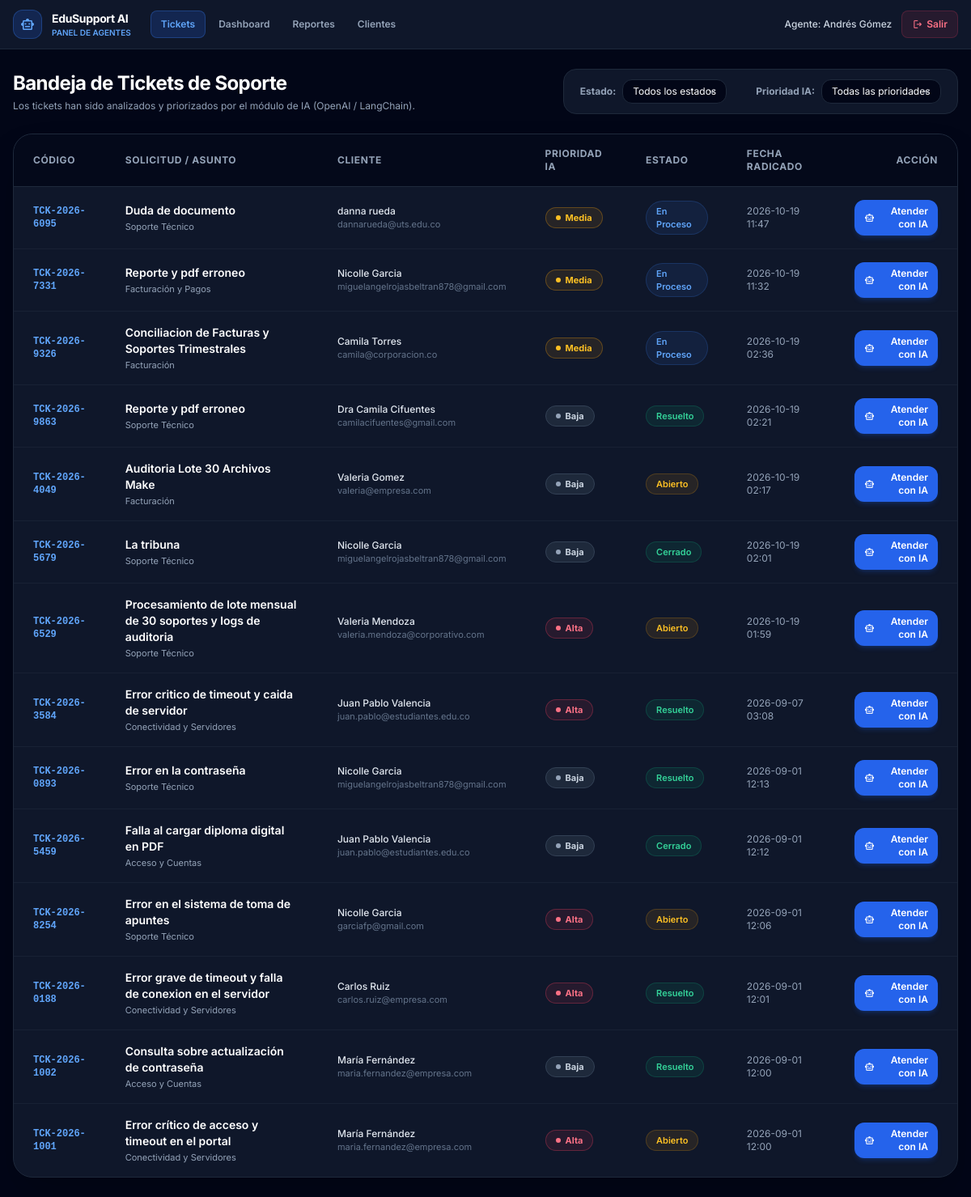
The app's page /agente/tickets with its own data.
### app/models.py (models this page shows)
class Ticket(Base):
    __tablename__ = "tbl_ticket"
    id_ticket = Column(Integer, primary_key=True, index=True, autoincrement=True)
    codigo_seguimiento = Column(String(20), unique=True, nullable=False, index=True)
    id_cliente = Column(Integer, ForeignKey("tbl_cliente.id_cliente"), nullable=False)
    titulo = Column(String(200), nullable=False)
    descripcion = Column(Text, nullable=False)
    categoria_preliminar = Column(String(50), default="General")
    prioridad = Column(String(20), default="Media") # Alta, Media, Baja
    estado = Column(String(20), default="Abierto") # Abierto, En Proceso, Resuelto, Cerrado
    id_agente_asignado = Column(Integer, ForeignKey("tbl_usuario_agente.id_agente"), nullable=True)
    respuesta_oficial = Column(Text, nullable=True)
    fecha_creacion = Column(DateTime, default=datetime.utcnow)
    fecha_actualizacion = Column(DateTime, default=datetime.utcnow, onupdate=datetime.utcnow)
    cliente = relationship("Cliente", back_populates="tickets")
    agente_asignado = relationship("UsuarioAgente", back_populates="tickets_asignados")
    sugerencia_ia = relationship("SugerenciaIA", back_populates="ticket", uselist=False)
    lotes = relationship("LoteArchivos", back_populates="ticket", cascade="all, delete-orphan")
    mensajes = relationship("MensajeTicket", back_populates="ticket", cascade="all, delete-orphan", order_by="MensajeTicket.fecha_envio.asc()")
    calificacion = relationship("CalificacionTicket", back_populates="ticket", uselist=False, cascade="all, delete-orphan")

class Cliente(Base):
    __tablename__ = "tbl_cliente"
    id_cliente = Column(Integer, primary_key=True, index=True, autoincrement=True)
    nombre_completo = Column(String(150), nullable=False)
    correo_electronico = Column(String(100), nullable=False, index=True)
    telefono = Column(String(20), nullable=True)
    empresa_organizacion = Column(String(150), nullable=True)
    acepta_tratamiento_datos = Column(Boolean, default=False)
    fecha_autorizacion_datos = Column(DateTime, nullable=True)
    fecha_registro = Column(DateTime, default=datetime.utcnow)
    tickets = relationship("Ticket", back_populates="cliente")

### app/main.py (the view)
@app.get("/agente/tickets", response_class=HTMLResponse)
def page_lista_tickets(request: Request, estado: Optional[str] = "Todos", prioridad: Optional[str] = "Todas", db: Session = Depends(get_db)):
    tickets = crud.get_tickets(db, estado=estado, prioridad=prioridad)
    return templates.TemplateResponse(request=request, name="lista_tickets.html", context={
        "tickets": tickets,
        "estado_filtro": estado,
        "prioridad_filtro": prioridad
    })

### app/templates/lista_tickets.html (shortened to what this page needs)
<!DOCTYPE html>
<html lang="es" class="h-full bg-slate-950 text-slate-100">
<head>
    <script src="https://cdn.tailwindcss.com?plugins=forms,container-queries"></script>
</head>
<body class="min-h-full flex flex-col justify-between">
    <header class="border-b border-slate-800 bg-slate-900 sticky top-0 z-50">
        <div class="max-w-7xl mx-auto px-4 py-3 flex items-center justify-between">
            <div class="flex items-center gap-6">
                <a href="/agente/tickets" class="flex items-center gap-3">
                    <div class="w-9 h-9 bg-blue-600/20 text-blue-400 rounded-xl flex items-center justify-center border border-blue-500/30">
                        <span class="material-symbols-outlined text-xl">smart_toy</span>
                    </div>
                    <div>
                        <h1 class="font-bold text-white text-sm tracking-tight">EduSupport AI</h1>
                        <p class="text-[10px] text-blue-400 font-semibold uppercase">Panel de Agentes</p>
                    </div>
                </a>
                <nav class="hidden md:flex items-center gap-1 text-xs font-semibold">
                    <a href="/agente/tickets" class="px-3 py-2 rounded-lg bg-blue-600/20 text-blue-400 border border-blue-500/30">Tickets</a>
                    <a href="/admin/dashboard" class="px-3 py-2 rounded-lg text-slate-400 hover:text-white transition">Dashboard</a>
                    <a href="/admin/reportes" class="px-3 py-2 rounded-lg text-slate-400 hover:text-white transition">Reportes</a>
                    <a href="/admin/clientes" class="px-3 py-2 rounded-lg text-slate-400 hover:text-white transition">Clientes</a>
                </nav>
            </div>
            <div class="flex items-center gap-3">
                <span class="text-xs text-slate-300 font-medium hidden sm:inline">Agente: Andrés Gómez</span>
                <a href="/" class="text-xs font-semibold text-rose-400 hover:text-rose-300 px-3 py-1.5 rounded-lg border border-rose-500/20 bg-rose-500/10 flex items-center gap-1 transition">
                    <span class="material-symbols-outlined text-sm">logout</span> Salir
                </a>
            </div>
        </div>
    </header>
    <main class="max-w-7xl mx-auto w-full px-4 py-6 flex-1">
        <div class="flex flex-wrap items-center justify-between gap-4 mb-6">
            <div>
                <h2 class="text-2xl font-bold text-white tracking-tight">Bandeja de Tickets de Soporte</h2>
                <p class="text-xs text-slate-400 mt-1">Los tickets han sido analizados y priorizados por el módulo de IA (OpenAI / LangChain).</p>
            </div>
            <form action="/agente/tickets" method="GET" class="flex flex-wrap items-center gap-3 bg-slate-900 border border-slate-800 p-2 rounded-2xl">
                <div class="flex items-center gap-2 px-3 py-1">
                    <span class="text-xs font-bold text-slate-400">Estado:</span>
                    <select name="estado" onchange="this.form.submit()" class="bg-slate-950 border border-slate-800 rounded-xl text-xs text-white px-3 py-1.5 focus:outline-none">
                        <option value="Todos" {% if estado_filtro == 'Todos' %}selected{% endif %}>Todos los estados</option>
                    </select>
                </div>
                <div class="flex items-center gap-2 px-3 py-1">
                    <span class="text-xs font-bold text-slate-400">Prioridad IA:</span>
                    <select name="prioridad" onchange="this.form.submit()" class="bg-slate-950 border border-slate-800 rounded-xl text-xs text-white px-3 py-1.5 focus:outline-none">
                        <option value="Todas" {% if prioridad_filtro == 'Todas' %}selected{% endif %}>Todas las prioridades</option>
                    </select>
                </div>
            </form>
        </div>
        <div class="bg-slate-900 border border-slate-800 rounded-3xl overflow-hidden shadow-2xl">
            <div class="overflow-x-auto">
                <table class="w-full text-left text-xs">
                    <thead class="bg-slate-950/80 border-b border-slate-800 text-slate-400 font-bold uppercase tracking-wider">
                        <tr>
                            <th class="px-6 py-4">Código</th>
                            <th class="px-6 py-4">Solicitud / Asunto</th>
                            <th class="px-6 py-4">Cliente</th>
                            <th class="px-6 py-4">Prioridad IA</th>
                            <th class="px-6 py-4">Estado</th>
                            <th class="px-6 py-4">Fecha Radicado</th>
                            <th class="px-6 py-4 text-right">Acción</th>
                        </tr>
                    </thead>
                    <tbody class="divide-y divide-slate-800/60">
                        {% for t in tickets %}
                        <tr class="hover:bg-slate-800/40 transition">
                            <td class="px-6 py-4 font-mono font-bold text-blue-400">{{ t.codigo_seguimiento }}</td>
                            <td class="px-6 py-4">
                                <div class="font-semibold text-white text-sm mb-0.5">{{ t.titulo }}</div>
                                <div class="text-[11px] text-slate-400">{{ t.categoria_preliminar }}</div>
                            </td>
                            <td class="px-6 py-4 text-slate-300">
                                <div class="font-medium text-slate-200">{{ t.cliente.nombre_completo if t.cliente else 'Cliente' }}</div>
                                <div class="text-[11px] text-slate-500">{{ t.cliente.correo_electronico if t.cliente else '' }}</div>
                            </td>
                            <td class="px-6 py-4">
                                <span class="inline-flex items-center gap-1.5 px-3 py-1 rounded-full font-bold text-[11px]
                                    {% if t.prioridad == 'Alta' %} bg-rose-500/10 text-rose-400 border border-rose-500/30
                                    {% elif t.prioridad == 'Media' %} bg-amber-500/10 text-amber-400 border border-amber-500/30
                                    {% else %} bg-slate-800 text-slate-300 border border-slate-700 {% endif %}">
                                    <span class="w-1.5 h-1.5 rounded-full {% if t.prioridad == 'Alta' %}bg-rose-400{% elif t.prioridad == 'Media' %}bg-amber-400{% else %}bg-slate-400{% endif %}"></span>
                                    {{ t.prioridad }}
                                </span>
                            </td>
                            <td class="px-6 py-4">
                                <span class="inline-flex items-center px-3 py-1 rounded-full text-[11px] font-semibold
                                    {% if t.estado == 'Abierto' %} bg-amber-500/10 text-amber-400 border border-amber-500/20
                                    {% elif t.estado == 'En Proceso' %} bg-blue-500/10 text-blue-400 border border-blue-500/20
                                    {% else %} bg-emerald-500/10 text-emerald-400 border border-emerald-500/20 {% endif %}">
                                    {{ t.estado }}
                                </span>
                            </td>
                            <td class="px-6 py-4 text-slate-400">{{ t.fecha_creacion.strftime('%Y-%m-%d %H:%M') }}</td>
                            <td class="px-6 py-4 text-right">
                                <a href="/agente/tickets/{{ t.id_ticket }}" class="inline-flex items-center gap-1.5 bg-blue-600 hover:bg-blue-500 text-white font-semibold px-3 py-1.5 rounded-xl transition text-xs shadow-md shadow-blue-600/20">
                                    <span class="material-symbols-outlined text-sm">smart_toy</span>
                                    <span>Atender con IA</span>
                                </a>
                            </td>
                        </tr>
                        {% else %}
                        <tr>
                            <td colspan="7" class="px-6 py-12 text-center text-slate-500 text-sm">No se encontraron tickets en esta vista.</td>
                        </tr>
                        {% endfor %}
                    </tbody>
                </table>
            </div>
        </div>
    </main>
</body>
</html>

### app/templates/lista_tickets.html (style rules this page uses)
body { font-family: 'Inter', sans-serif; }

### records on screen
Ticket: codigo_seguimiento "TCK-2026-6095", titulo "Duda de documento", categoria_preliminar "Soporte Técnico", cliente "danna rueda", cliente "dannarueda@uts.edu.co", prioridad "Media", estado "En Proceso", fecha_creacion "2026-10-19 11:47"
Ticket: codigo_seguimiento "TCK-2026-7331", titulo "Reporte y pdf erroneo", categoria_preliminar "Facturación y Pagos", cliente "Nicolle Garcia", cliente "miguelangelrojasbeltran878@gmail.com", prioridad "Media", estado "En Proceso", fecha_creacion "2026-10-19 11:32"
Ticket: codigo_seguimiento "TCK-2026-9326", titulo "Conciliacion de Facturas y Soportes Trimestrales", categoria_preliminar "Facturación", cliente "Camila Torres", cliente "camila@corporacion.co", prioridad "Media", estado "En Proceso", fecha_creacion "2026-10-19 02:36"
Ticket: codigo_seguimiento "TCK-2026-9863", titulo "Reporte y pdf erroneo", categoria_preliminar "Soporte Técnico", cliente "Dra Camila Cifuentes", cliente "camilacifuentes@gmail.com", prioridad "Baja", estado "Resuelto", fecha_creacion "2026-10-19 02:21"
Ticket: codigo_seguimiento "TCK-2026-4049", titulo "Auditoria Lote 30 Archivos Make", categoria_preliminar "Facturación", cliente "Valeria Gomez", cliente "valeria@empresa.com", prioridad "Baja", estado "Abierto", fecha_creacion "2026-10-19 02:17"
Ticket: codigo_seguimiento "TCK-2026-5679", titulo "La tribuna", categoria_preliminar "Soporte Técnico", cliente "Nicolle Garcia", cliente "miguelangelrojasbeltran878@gmail.com", prioridad "Baja", estado "Cerrado", fecha_creacion "2026-10-19 02:01"
Ticket: codigo_seguimiento "TCK-2026-6529", titulo "Procesamiento de lote mensual de 30 soportes y logs de auditoria", categoria_preliminar "Soporte Técnico", cliente "Valeria Mendoza", cliente "valeria.mendoza@corporativo.com", prioridad "Alta", estado "Abierto", fecha_creacion "2026-10-19 01:59"
Ticket: codigo_seguimiento "TCK-2026-3584", titulo "Error critico de timeout y caida de servidor", categoria_preliminar "Conectividad y Servidores", cliente "Juan Pablo Valencia", cliente "juan.pablo@estudiantes.edu.co", prioridad "Alta", estado "Resuelto", fecha_creacion "2026-09-07 03:08"
Ticket: codigo_seguimiento "TCK-2026-0893", titulo "Error en la contraseña", categoria_preliminar "Soporte Técnico", cliente "Nicolle Garcia", cliente "miguelangelrojasbeltran878@gmail.com", prioridad "Baja", estado "Resuelto", fecha_creacion "2026-09-01 12:13"
Ticket: codigo_seguimiento "TCK-2026-5459", titulo "Falla al cargar diploma digital en PDF", categoria_preliminar "Acceso y Cuentas", cliente "Juan Pablo Valencia", cliente "juan.pablo@estudiantes.edu.co", prioridad "Baja", estado "Cerrado", fecha_creacion "2026-09-01 12:12"
Ticket: codigo_seguimiento "TCK-2026-8254", titulo "Error en el sistema de toma de apuntes", categoria_preliminar "Soporte Técnico", cliente "Nicolle Garcia", cliente "garciafp@gmail.com", prioridad "Alta", estado "Abierto", fecha_creacion "2026-09-01 12:06"
Ticket: codigo_seguimiento "TCK-2026-0188", titulo "Error grave de timeout y falla de conexion en el servidor", categoria_preliminar "Conectividad y Servidores", cliente "Carlos Ruiz", cliente "carlos.ruiz@empresa.com", prioridad "Alta", estado "Resuelto", fecha_creacion "2026-09-01 12:01"
Ticket: codigo_seguimiento "TCK-2026-1002", titulo "Consulta sobre actualización de contraseña", categoria_preliminar "Acceso y Cuentas", cliente "María Fernández", cliente "maria.fernandez@empresa.com", prioridad "Baja", estado "Resuelto", fecha_creacion "2026-09-01 12:00"
Ticket: codigo_seguimiento "TCK-2026-1001", titulo "Error crítico de acceso y timeout en el portal", categoria_preliminar "Conectividad y Servidores", cliente "María Fernández", cliente "maria.fernandez@empresa.com", prioridad "Alta", estado "Abierto", fecha_creacion "2026-09-01 12:00"
